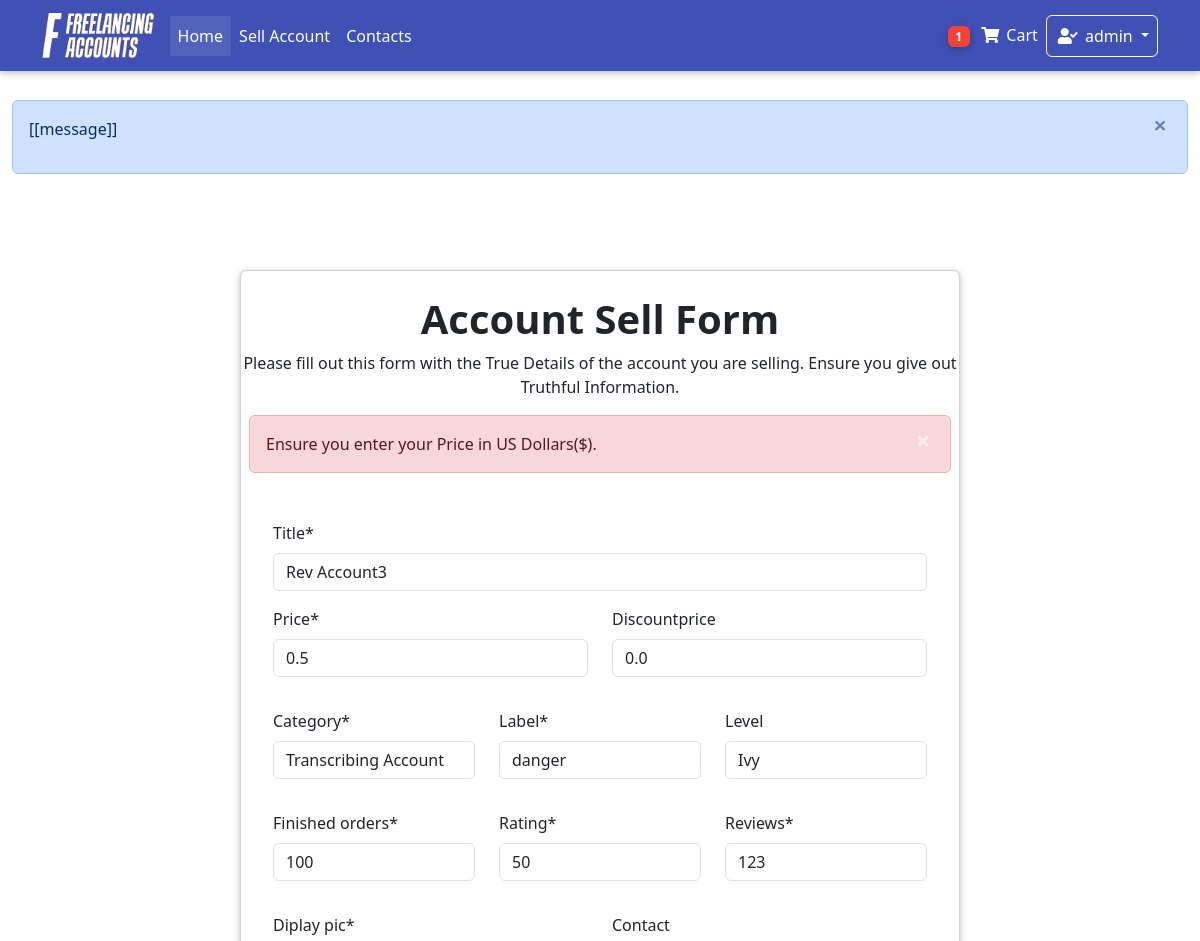
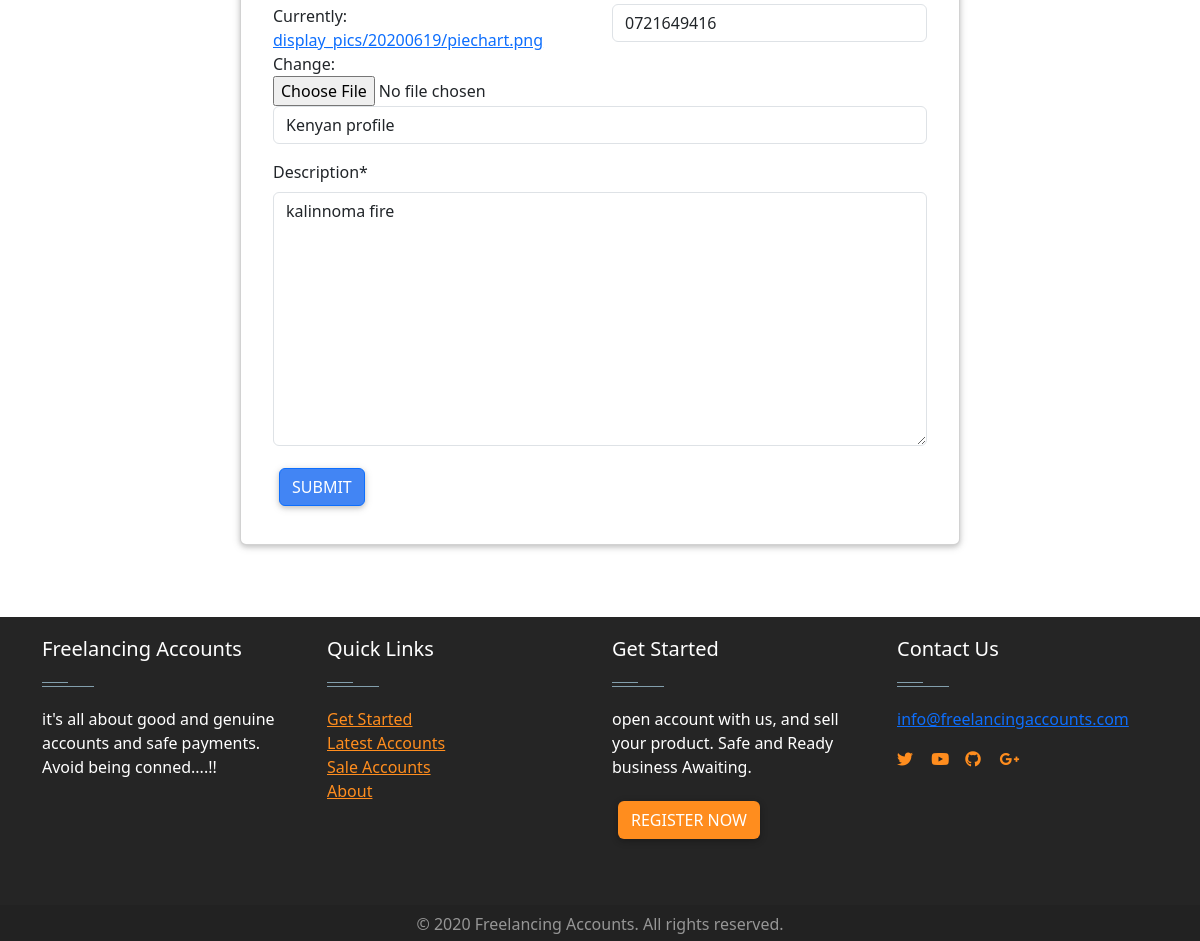
The page /edit-account/23/ (signed in) on the database its author committed (2 pictures, top to bottom).
### Home/models.py (models this page shows, shortened)
class Order(models.Model):
    user = models.ForeignKey(settings.AUTH_USER_MODEL,on_delete = models.CASCADE)
    items = models.ManyToManyField(OrderItem)
    start_date = models.DateField(auto_now_add = True)
    ordered_date = models.DateTimeField()
    ordered = models.BooleanField(default = False)
    seller = models.ForeignKey(settings.AUTH_USER_MODEL,on_delete = models.CASCADE, related_name="user", blank=True, null = True)
    amount = models.IntegerField(default=0.0)
    released = models.BooleanField(default=False)
    refund = models.BooleanField(default=False)
    billing_address = models.ForeignKey(
        "BillingAddress", on_delete = models.SET_NULL, blank = True, null = True)

class Item(models.Model):
    created_by = models.ForeignKey(settings.AUTH_USER_MODEL,on_delete = models.CASCADE,blank = True, null = True, editable = False)
    created_at = models.DateTimeField(auto_now_add= True, blank = True, null = True )
    title = models.CharField(max_length = 100)
    price = models.FloatField(default = 0.0)
    discountprice = models.FloatField(blank= True, null = True)
    category = models.CharField(choices = Category_choices, max_length=2)
    label = models.CharField(choices = Label_choices, max_length=1)
    Level = models.CharField(choices = Level_choices, max_length = 15 ,blank= True, null = True)
    finished_orders = models.IntegerField(default = 1)
    rating = models.IntegerField(default = 50 )
    Reviews =models.IntegerField( default = 1)
    profile = models.CharField( max_length = 20)
    description = models.TextField()
    diplay_pic = models.ImageField(upload_to = "display_pics/%Y%m%d/", max_length =255 )
    contact = models.CharField(max_length=15 ,null = True,blank= True)
    sold = models.BooleanField(default=False)

### Home/views.py (the view)
# urls.py: path('edit-account/<int:pk>/', views.Sell_item_Update.as_view(), name= "edit_account"),
class Sell_item_Update(LoginRequiredMixin,UpdateView):
    model = Item
    fields = '__all__'
    template_name = "sell_item.html"

### Home/templatetags/cart_template_tags.py (called while the page is built)
@register.filter
def cart_item_count(user):
    if user.is_authenticated:
        qs = Order.objects.filter(user = user, ordered = False)
        if qs.exists():
            return qs[0].items.count()
    return 0

@register.filter
def account_cash(user):
    if user.is_authenticated:
        qs = AccountsModel.objects.get(user= user)
        amount= qs.amount
        return amount

### Home/templatetags/login_tag.py (called while the page is built)
@register.inclusion_tag('logins/login_form.html')
def login_form_tag(current_page=None):
    return {'loginform': LoginForm(),
            'redirect_to': current_page}

### Home/templates/sell_item.html (shortened to what this page needs)
<!DOCTYPE html>
<html lang="en" dir="ltr">
{% extends "base.html"%}
{% load  staticfiles %}
{%  load crispy_forms_tags %}
        {% block content %}
        <main class="">
            <div class="container dark-grey-text mt-5">
              <div class="container wow fadeIn">
                    <div class="row">
                        <div class=" col-lg-8 col-md-12 mb-4 m-auto">
                            <div class="card my-5">
                            <h1 class="card-title text-center pt-4"><strong>Account Sell Form</strong></h1>
                            <p class="text-center">Please fill out this form with the True Details of the account you are selling.
                               Ensure you give out Truthful Information.</p>
                             <div class="alert alert-danger alert-dismissible mx-2">
                                Ensure you enter your Price in US Dollars($).
                                <button type="button " class="close" data-dismiss="alert" aria-label="Close">
                                  <span aria-hidden="true" class="white-text">&times;</span>
                                </button>
                             </div>
                            <div class=" card-body">
                            <form method= "POST" class="card-body" enctype="multipart/form-data" >
                                    <div class="form-group ">
                                      {{ form.title | as_crispy_field }}
                                    </div>
                                <div class="row ">
                                  <div class="form-group col-lg-6 col-md-12">
                                    {{  form.price | as_crispy_field }}
                                  </div>
                                  <div class="form-group col-lg-6 col-md-12">
                                    {{ form.discountprice | as_crispy_field }}
                                  </div>
                                </div>
                                <div class="row ">
                                  <div class="form-group col-lg-4 col-md-12">
                                    {{ form.category | as_crispy_field }}
                                  </div>
                                  <div class="form-group col-lg-4 col-md-12">
                                    {{ form.label | as_crispy_field }}
                                  </div>
                                  <div class="form-group col-lg-4 col-md-12">
                                    {{ form.Level | as_crispy_field }}
                                  </div>
                                </div>
                                <div class="row">
                                    <div class="form-group col-lg-4 col-md-12">
                                      {{ form.finished_orders | as_crispy_field }}
                                    </div>
                                    <div class="form-group col-lg-4 col-md-12">
                                      {{ form.rating | as_crispy_field }}
                                    </div>
                                    <div class="form-group col-lg-4 col-md-12">
                                      {{ form.Reviews | as_crispy_field }}
                                    </div>
                                </div>
                                <div class="row">
                                  <div class="custom-file col-lg-6 col-md-12 mb-4">
                                    {{ form.diplay_pic|as_crispy_field}}
                                  </div>
                                  <div class="form-group  col-lg-6 col-md-12">
                                    {{ form.contact | as_crispy_field }}
                                  </div>
                                </div>
                                <div class="form-group ">
                                  {{ form.profile | as_crispy_field }}
                                </div>
                                <div class="form-group ">
                                  {{ form.description | as_crispy_field }}
                                </div>
                                  <input type="submit"  class = 'btn btn-primary' value="Submit" />
                              </form>
                            </div>
                            </div>
                        </div>
                    </div>
              </div>
         </div>
        </main>
        {% endblock%}

### Home/templates/nav.html (shortened to what this page needs)
{% load cart_template_tags %}
{% load static %}
{% load notifications_tags %}
    <nav class="navbar fixed-top navbar-expand-lg  navbar-dark indigo mb-5">
        <div class = 'container' >
            <a class="navbar-brand" href="/home/">
              <img src="{% static 'whitelogo.png' %}" height="45px" alt="">
            </a>
            <div class="collapse navbar-collapse" id="navbarSupportedContent">
              <ul class="navbar-nav mr-auto">
                <li class="nav-item active">
                  <a class="nav-link" href="/home/"> Home <span class="sr-only">(current)</span></a>
                </li>
                <li class="nav-item">
                  <a class = "nav-link" href="/sell-account/" >
                    Sell Account
                  </a>
                </li>
                <li class="nav-item">
                  <a class = "nav-link" href="/" >
                    Contacts
                  </a>
                </li>
              </ul>
            </div>
            <ul class="navbar-nav nav-flex-icons mx-right">
              {%  if request.user.is_authenticated  %}
                <li class="nav-item">
                  <a class="nav-link waves-effect " href = "{% url "Home:order-summary" %}">
                    <span class="badge red z-depth-1 badge-pill mr-1"> {{ request.user|cart_item_count }}</span>
                    <i class="fas fa-shopping-cart"></i>
                    <span class="clearfix d-none d-sm-inline-block"> Cart </span>
                  </a>
                  <li class="nav-item dropdown">
                    <a class="nav-link dropdown-toggle border border-light rounded waves-effect  waves-light" href="#" id="navbarDropdownMenuLink" role="button" data-toggle="dropdown" aria-haspopup="true" aria-expanded="false">
                      <i class="fas fa-user-check"></i>  {{request.user}}
                    </a>
                  </li>
                  {% endif %}
                </ul>
          </div>
        </nav>

### Home/templates/footer.html (style rules this page uses)
.btn { background-color: #ff8d1e; color:#fff; }

### rows shown on the page
Item: title "Rev Account3", price "0.5", discountprice "0.0", category "Transcribing Account", label "danger", Level "Ivy", finished_orders "100", rating "50", Reviews "123", contact "0721649416", profile "Kenyan profile", description "kalinnoma fire"

### other values the page prints
{{ request.user|cart_item_count }} "1"
{{ request.user }} "admin"
